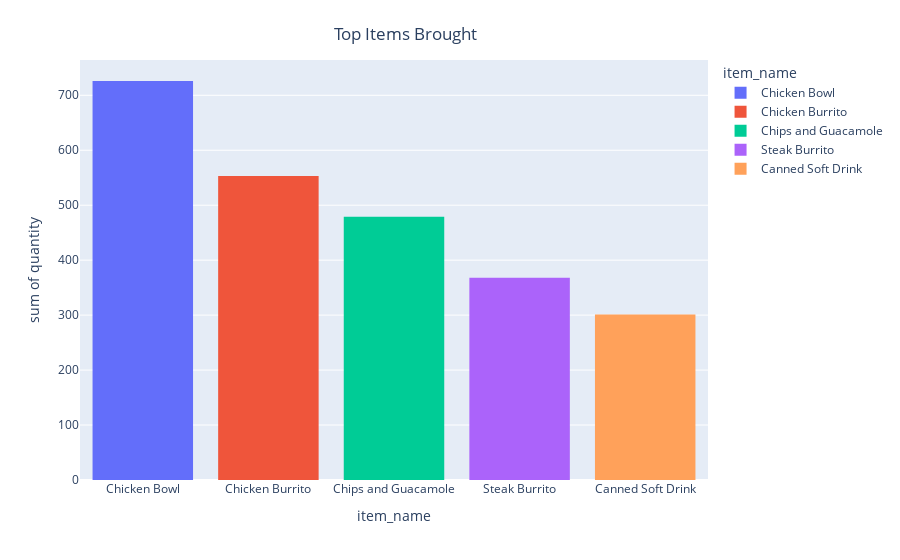

Notebook source saved alongside this figure:
### Code cell
fig = px.histogram(top_items, x='item_name', y='quantity', color='item_name')
fig.update_layout(
                title={'text':'Top Items Brought',
                      'y':.95,
                      'x':.45}
)


fig.show()

### Figure 1 — Plotly figure (JSON) as saved in the notebook; plotly's stock layout.template omitted (floating-point values rounded to 4 significant figures)
{"data": [{"alignmentgroup": "True", "bingroup": "x", "histfunc": "sum", "hovertemplate": "item_name=%{x}<br>sum of quantity=%{y}<extra></extra>", "legendgroup": "Chicken Bowl", "marker": {"color": "#636efa"}, "name": "Chicken Bowl", "offsetgroup": "Chicken Bowl", "orientation": "v", "showlegend": true, "type": "histogram", "x": ["Chicken Bowl"], "xaxis": "x", "y": [726], "yaxis": "y"}, {"alignmentgroup": "True", "bingroup": "x", "histfunc": "sum", "hovertemplate": "item_name=%{x}<br>sum of quantity=%{y}<extra></extra>", "legendgroup": "Chicken Burrito", "marker": {"color": "#EF553B"}, "name": "Chicken Burrito", "offsetgroup": "Chicken Burrito", "orientation": "v", "showlegend": true, "type": "histogram", "x": ["Chicken Burrito"], "xaxis": "x", "y": [553], "yaxis": "y"}, {"alignmentgroup": "True", "bingroup": "x", "histfunc": "sum", "hovertemplate": "item_name=%{x}<br>sum of quantity=%{y}<extra></extra>", "legendgroup": "Chips and Guacamole", "marker": {"color": "#00cc96"}, "name": "Chips and Guacamole", "offsetgroup": "Chips and Guacamole", "orientation": "v", "showlegend": true, "type": "histogram", "x": ["Chips and Guacamole"], "xaxis": "x", "y": [479], "yaxis": "y"}, {"alignmentgroup": "True", "bingroup": "x", "histfunc": "sum", "hovertemplate": "item_name=%{x}<br>sum of quantity=%{y}<extra></extra>", "legendgroup": "Steak Burrito", "marker": {"color": "#ab63fa"}, "name": "Steak Burrito", "offsetgroup": "Steak Burrito", "orientation": "v", "showlegend": true, "type": "histogram", "x": ["Steak Burrito"], "xaxis": "x", "y": [368], "yaxis": "y"}, {"alignmentgroup": "True", "bingroup": "x", "histfunc": "sum", "hovertemplate": "item_name=%{x}<br>sum of quantity=%{y}<extra></extra>", "legendgroup": "Canned Soft Drink", "marker": {"color": "#FFA15A"}, "name": "Canned Soft Drink", "offsetgroup": "Canned Soft Drink", "orientation": "v", "showlegend": true, "type": "histogram", "x": ["Canned Soft Drink"], "xaxis": "x", "y": [301], "yaxis": "y"}], "layout": {"barmode": "relative", "legend": {"title": {"text": "item_name"}, "tracegroupgap": 0}, "margin": {"t": 60}, "title": {"text": "Top Items Brought", "x": 0.45, "y": 0.95}, "xaxis": {"anchor": "y", "categoryarray": ["Chicken Bowl", "Chicken Burrito", "Chips and Guacamole", "Steak Burrito", "Canned Soft Drink"], "categoryorder": "array", "domain": [0, 1], "title": {"text": "item_name"}}, "yaxis": {"anchor": "x", "domain": [0, 1], "title": {"text": "sum of quantity"}}}}
